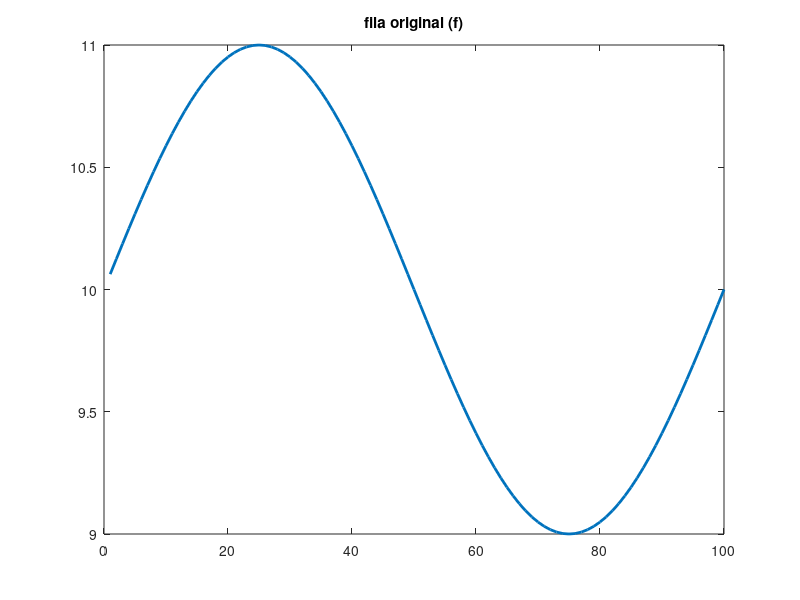
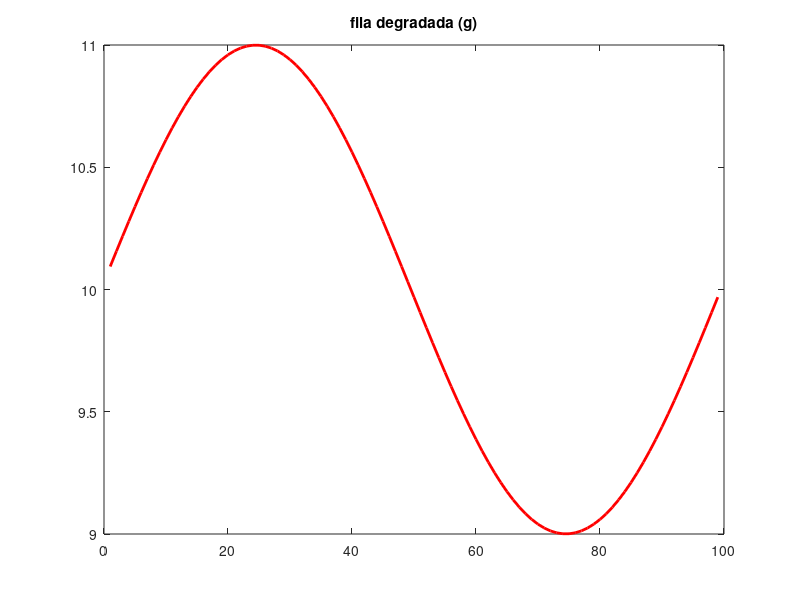
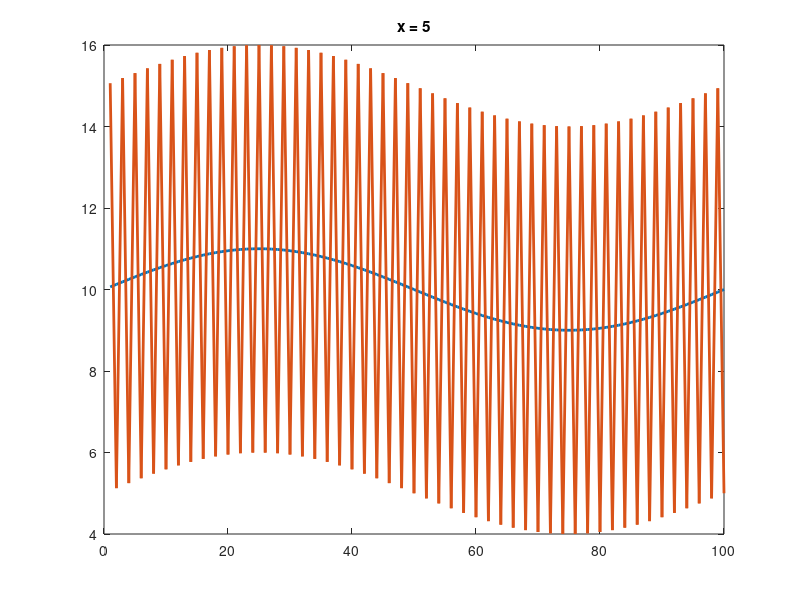

Source code (MATLAB) for these figures, in order: (Note: this script raises an error after producing the figures.)
M = 100;
t = (1:M)'/M*2*pi;
f = 10+sin(t);
figure(1);clf
plot(f,'linewidth',2)
title('fila original (f)');
n = 2;
h = ones(1,n)/n;
N = M-n+1;
H = zeros(N,M);
for i = 1:N
    H(i,i:i+n-1)=h;
end
g = H*f;
figure(2);
plot(g,'r','linewidth',2);
title('fila degradada (g)');

H1 = H(1:N,1:N);
ff = 0;
while(1)
    fM = input('ingrese un valor para f(100) = ?');
    b = g;
    b(N) = b(N)-0.5*fM;
    f1=inv(H1)*b;
    fs=[f1 ;fM];
    figure(3)
    plot([f fs],'linewidth',2)
    % title('fila original y reconstruida');
    title(['x = ' num2str(fM)])
    setw
    norm(fs)-ff
end